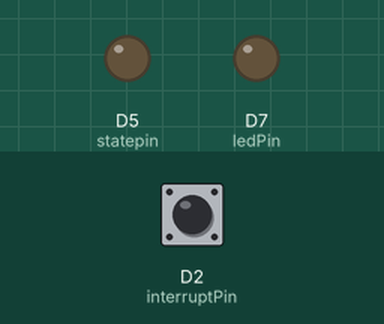
Simulated run of this sketch. Board: Particle Photon. On the bench: output pins drawn as LEDs (lit = HIGH). Inputs (shaded band) come from the test bench; at power-on: D2 (interruptPin) HIGH.

Above: at 1.2 s.
1.3 s: D2 (interruptPin) pulled LOW for 0.15 s
At 2.6 s:
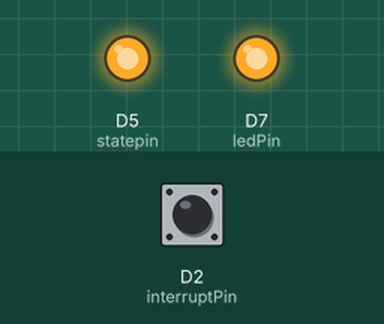
3.5 s: D2 (interruptPin) pulled LOW for 1 s
At 4.8 s:
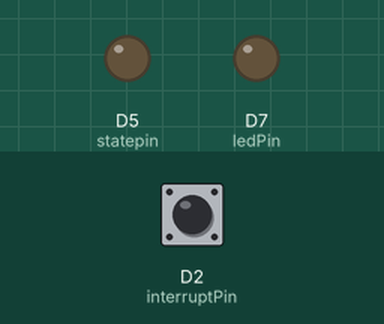
6.0 s: D2 (interruptPin) pulled LOW for 3.2 s
At 7.1 s:
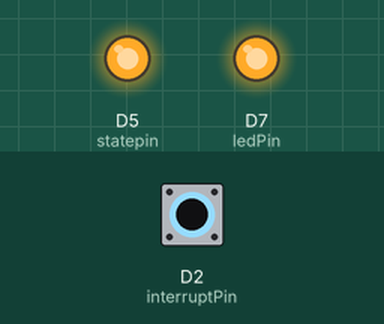
Timing chart, 0 to 9.0 s (numbered marks = the images above; inputs shaded):
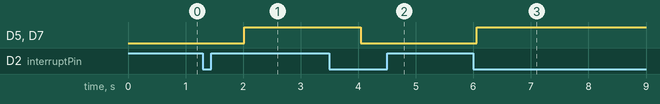

The sketch:

interrupt_example.ino
```cpp
// EXAMPLE USAGE

void blink();
int ledPin = D7;
int statepin=D5;
const byte interruptPin = 2;

volatile int state = LOW;
int a;


void setup() {
  pinMode(ledPin, OUTPUT);
  pinMode(statepin, OUTPUT);

  pinMode(interruptPin, INPUT_PULLUP);
  attachInterrupt(interruptPin, blink, FALLING);
}

void loop() {
  digitalWrite(ledPin, state);
  //Particle.publish("Button Press",String (state),60,PRIVATE);
  if (state==1){
      digitalWrite (statepin,HIGH);
      Particle.publish("Button Press",String ("ON"),60,PRIVATE);
  }
  else{
      digitalWrite(statepin, LOW);
            Particle.publish("Button Press",String ("OFF"),60,PRIVATE);

  }
  delay(2000);

}

void blink() {
  state = !state;
  //Particle.publish("Button Press",String (state),60,PRIVATE);
}
```

Measured:
- after the input at 1.3 s, D5 (statepin), D7 (ledPin): LOW → HIGH after 0.72 s
- after the input at 3.5 s, D5 (statepin), D7 (ledPin): HIGH → LOW after 0.54 s
- after the input at 6.0 s, D5 (statepin), D7 (ledPin): LOW → HIGH after 0.06 s
